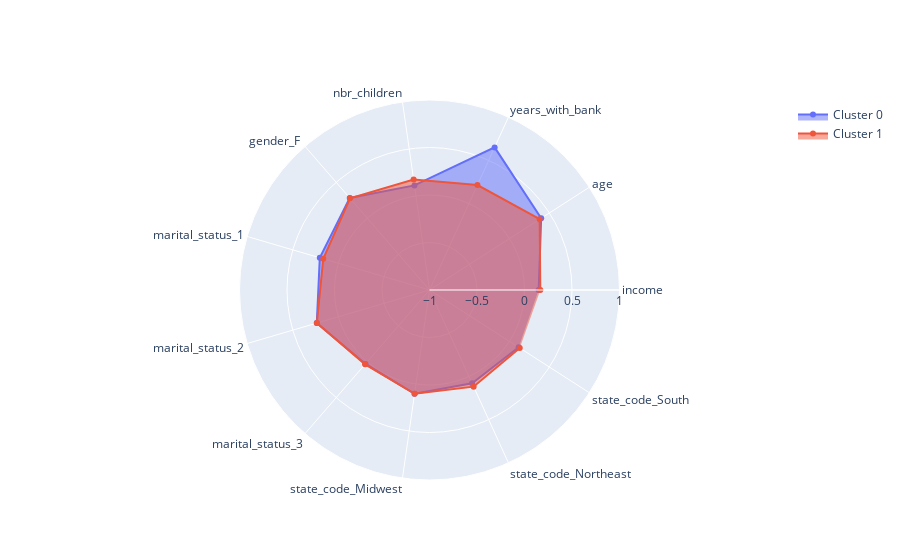

Notebook source saved alongside this figure:
### Code cell
features = list(means2.columns)

fig = go.Figure()

clusters=[0,1]

for c in clusters:
    fig.add_trace(go.Scatterpolar(
          r=list(means2.loc[c]),
          theta=features,
          fill='toself',
          name='Cluster '+str(c)
    ))

fig.update_layout(
      polar=dict(
        radialaxis=dict(
          visible=True,
          range=[-1, 1]
        )),
      showlegend=True
    )

fig.show()

### Figure 1 — Plotly figure (JSON) as saved in the notebook; plotly's stock layout.template omitted (floating-point values rounded to 4 significant figures)
{"data": [{"fill": "toself", "name": "Cluster 0", "r": [0.149, 0.3974, 0.6504, 0.1122, 0.2819, 0.2035, 0.2367, 0.02926, 0.1037, 0.07979, 0.1157], "theta": ["income", "age", "years_with_bank", "nbr_children", "gender_F ", "marital_status_1", "marital_status_2", "marital_status_3", "state_code_Midwest", "state_code_Northeast", "state_code_South"], "type": "scatterpolar"}, {"fill": "toself", "name": "Cluster 1", "r": [0.1665, 0.3782, 0.215, 0.1741, 0.2776, 0.1658, 0.2358, 0.03504, 0.1038, 0.1186, 0.1294], "theta": ["income", "age", "years_with_bank", "nbr_children", "gender_F ", "marital_status_1", "marital_status_2", "marital_status_3", "state_code_Midwest", "state_code_Northeast", "state_code_South"], "type": "scatterpolar"}], "layout": {"autosize": true, "polar": {"angularaxis": {"type": "category"}, "radialaxis": {"autorange": false, "range": [-1, 1], "type": "linear", "visible": true}}, "showlegend": true}}
